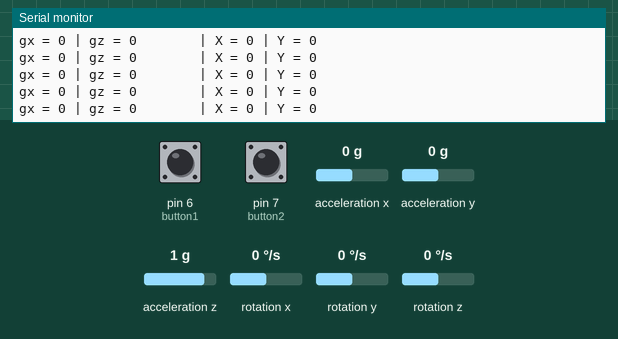
A sketch run on a simulated Arduino Leonardo, built with avr-gcc and run on an emulated ATmega32U4. On the bench: the last lines printed to the serial monitor. The test bench sets the inputs (shaded band); at power-on: rotation x 0 °/s, rotation z 0 °/s, pin 6 (button1) LOW, pin 7 (button2) LOW, acceleration x 0 g, acceleration y 0 g, acceleration z 1 g, rotation y 0 °/s.

Above: at 1.2 s.
1.3 s: rotation x set to -192 °/s
At 1.43 s:
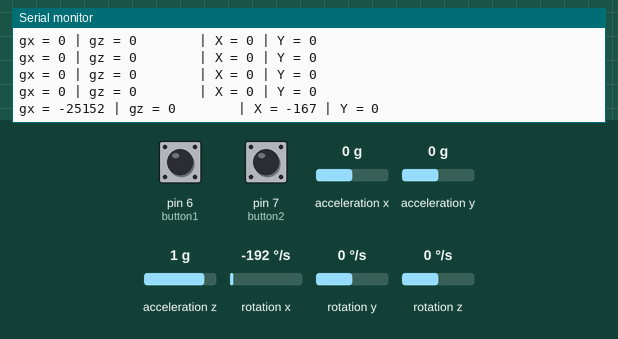
2.8 s: rotation z set to -192 °/s
At 2.81 s:
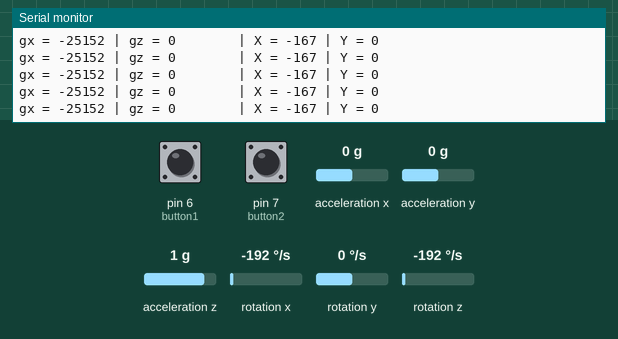
4.3 s: rotation x set to -100 °/s
At 4.35 s:
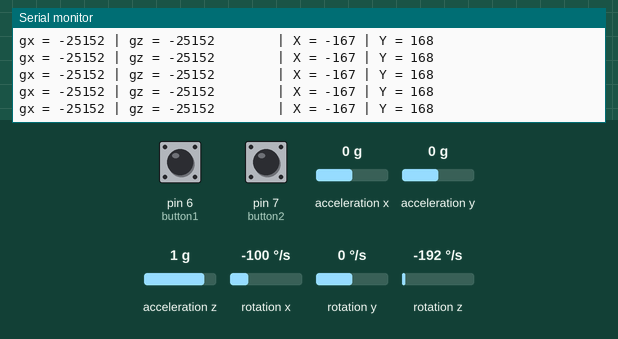
Timing chart, 0 to 7.3 s (numbered marks = the images above; inputs shaded):
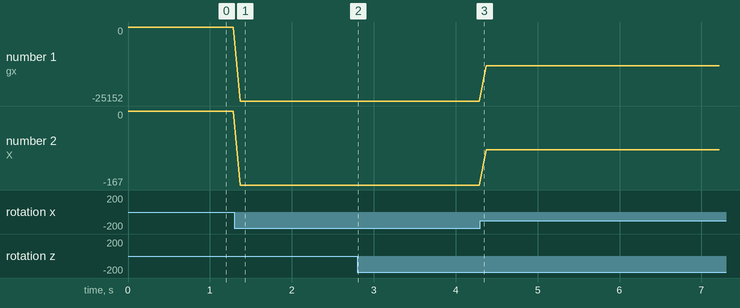

The sketch:

AccelerometerMouse.ino
```cpp
#include <Wire.h>
#include <I2Cdev.h>
#include <MPU6050.h>
#include <Mouse.h>

MPU6050 mpu;
int16_t ax, ay, az, gx, gy, gz;
int vx, vy;
int button1 = 6;
int button2 = 7;
int buttonState1 = 0;
int buttonState2 = 0;

void setup() {

  Serial.begin(9600);
  Wire.begin();
  pinMode(button1, INPUT);
  pinMode(button2, INPUT);
  mpu.initialize();
  if (!mpu.testConnection()) {
    while (1);
  }
}

void loop() {
  mpu.getMotion6(&ax, &ay, &az, &gx, &gy, &gz);

  vx = (gx + 15) / 150;
  vy = -(gz - 100) / 150;

  Serial.print("gx = ");
  Serial.print(gx);
  Serial.print(" | gz = ");
  Serial.print(gz);

  Serial.print("        | X = ");
  Serial.print(vx);
  Serial.print(" | Y = ");
  Serial.println(vy);

  Mouse.move(vx, vy);

  buttonState1 = digitalRead(button1);
  buttonState2 = digitalRead(button2);

  if (buttonState1 == HIGH) {
    Mouse.press(MOUSE_LEFT);
    delay(100);
    Mouse.release(MOUSE_LEFT);
    delay(200);
  }
  else if (buttonState2 == HIGH) {
    Mouse.press(MOUSE_RIGHT);
    delay(100);
    Mouse.release(MOUSE_RIGHT);
    delay(200);
  }
  delay(80);
}
```

Measured:
- after the input at 1.3 s, the serial monitor: prints a new line after 0.07 s (image 1)
- plotted number 1: 0 → -25152 after the input at 1.3 s, -25152 → -13100 after the input at 4.3 s
- plotted number 2: 0 → -167 after the input at 1.3 s, -167 → -87 after the input at 4.3 s
